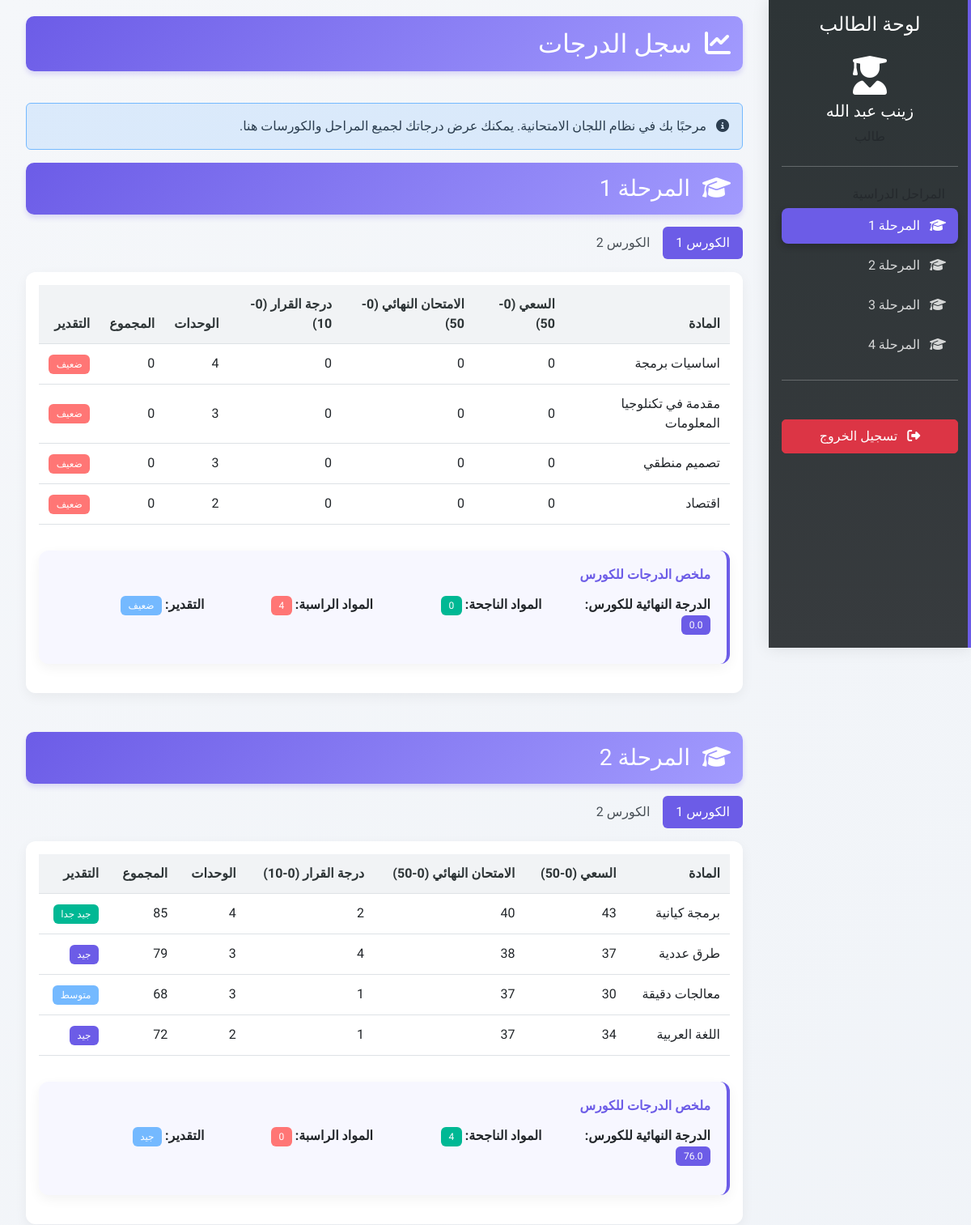
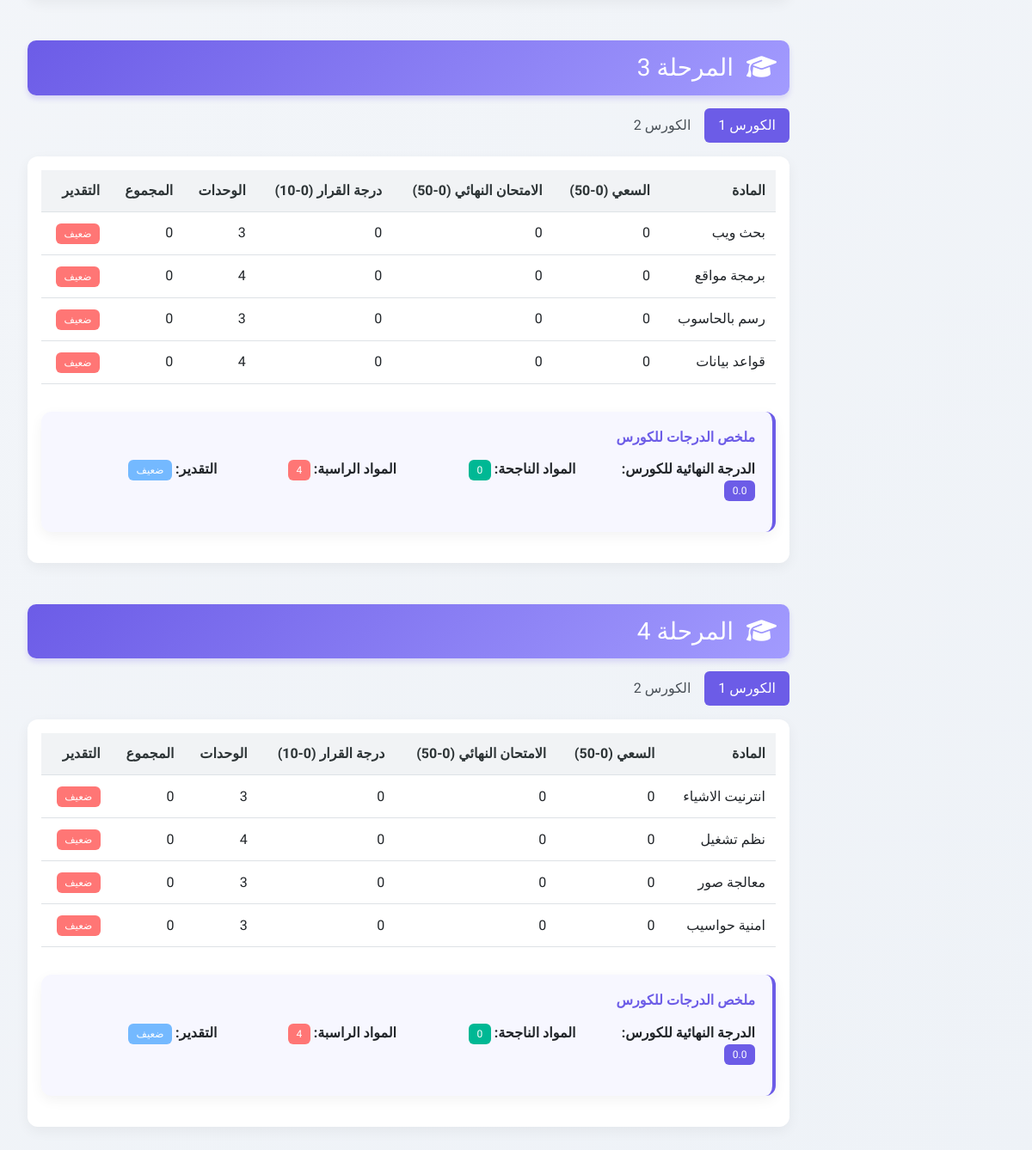
/student/dashboard (signed in), run on the app's committed database (2 pictures, top to bottom).
### app.py (models this page shows, shortened)
class User(db.Model, UserMixin):
    id = db.Column(db.Integer, primary_key=True)
    username = db.Column(db.String(100), unique=True, nullable=False)
    password_hash = db.Column(db.String(200), nullable=False)
    name = db.Column(db.String(100), nullable=False)
    user_type = db.Column(db.String(20), nullable=False)  # 'instructor' or 'student'

class Course(db.Model):
    id = db.Column(db.Integer, primary_key=True)
    name = db.Column(db.String(100), nullable=False)
    stage = db.Column(db.Integer, nullable=False)  # 1, 2, 3, or 4
    semester = db.Column(db.Integer, nullable=False)  # 1 or 2
    units = db.Column(db.Integer, nullable=False)  # between 2-8
    grades = db.relationship('Grade', backref='course', lazy=True)

class Grade(db.Model):
    id = db.Column(db.Integer, primary_key=True)
    student_id = db.Column(db.Integer, db.ForeignKey('student.id'), nullable=False)
    course_id = db.Column(db.Integer, db.ForeignKey('course.id'), nullable=False)
    coursework = db.Column(db.Integer, nullable=False, default=0)  # 0-50
    final_exam = db.Column(db.Integer, nullable=False, default=0)  # 0-50
    decision_marks = db.Column(db.Integer, nullable=False, default=0)  # 0-10
    academic_year = db.Column(db.String(20), nullable=False)
    @property
    def total(self):
        return self.coursework + self.final_exam + self.decision_marks
    @property
    def grade_evaluation(self):
        total = self.total
        if total < 50:
            return "ضعيف"
        elif total < 60:
            return "مقبول"
        elif total < 70:
            return "متوسط"
        elif total < 80:
            return "جيد"
        elif total < 90:
            return "جيد جدا"
        else:
            return "امتياز"

### app.py (the view)
@app.route('/student/dashboard')
@login_required
def student_dashboard():
    if current_user.user_type != 'student':
        flash('غير مصرح لك بالوصول إلى هذه الصفحة', 'danger')
        return redirect(url_for('login'))
    student = Student.query.filter_by(user_id=current_user.id).first()
    if not student:
        flash('لم يتم العثور على بيانات الطالب', 'danger')
        return redirect(url_for('login'))
    stages = [1, 2, 3, 4]
    semesters = [1, 2]
    all_grades = {}
    for stage in stages:
        all_grades[stage] = {}
        for semester in semesters:
            courses = Course.query.filter_by(stage=stage, semester=semester).all()
            grades = []
            for course in courses:
                grade = Grade.query.filter_by(student_id=student.id, course_id=course.id).first()
                if grade:
                    grades.append({
                        'course': course,
                        'grade': grade
                    })
            all_grades[stage][semester] = grades
    return render_template('student_dashboard.html', all_grades=all_grades, stages=stages, semesters=semesters)

### templates/student_dashboard.html (shortened to what this page needs)
{% extends "base.html" %}
{% block content %}
<div class="sidebar">
    <div class="p-3">
        <h4 class="text-center mb-4">لوحة الطالب</h4>
        <div class="text-center mb-4">
            <i class="fas fa-user-graduate fa-3x mb-2"></i>
            <h5>{{ current_user.name }}</h5>
            <p class="text-muted">طالب</p>
        </div>
        <hr>
        <h6 class="sidebar-heading px-3 mt-4 mb-2 text-muted">المراحل الدراسية</h6>
        <ul class="nav flex-column" id="stageNav">
            {% for stage in stages %}
            <li class="nav-item">
                <a class="nav-link {% if loop.first %}active{% endif %}" href="#stage{{ stage }}">
                    <i class="fas fa-graduation-cap me-2"></i>
                    المرحلة {{ stage }}
                </a>
            </li>
            {% endfor %}
        </ul>
        <hr>
        <div class="mt-5">
            <a href="{{ url_for('logout') }}" class="btn btn-danger w-100">
                <i class="fas fa-sign-out-alt me-2"></i>
                تسجيل الخروج
            </a>
        </div>
    </div>
</div>
<div class="content">
    <div class="container-fluid">
        <div class="row mb-4">
            <div class="col-md-12">
                <h2 class="stage-title fade-in">
                    <i class="fas fa-chart-line me-2"></i>
                    سجل الدرجات
                </h2>
            </div>
        </div>
        <div class="alert alert-info fade-in" role="alert">
            <i class="fas fa-info-circle me-2"></i>
            مرحبًا بك في نظام اللجان الامتحانية. يمكنك عرض درجاتك لجميع المراحل والكورسات هنا.
        </div>
        <div class="slide-in">
            {% for stage in stages %}
                <div id="stage{{ stage }}" class="mb-5">
                    <h3 class="stage-title">
                        <i class="fas fa-graduation-cap me-2"></i>
                        المرحلة {{ stage }}
                    </h3>
                    <ul class="nav nav-pills mb-3" id="pills-tab-{{ stage }}" role="tablist">
                        {% for semester in semesters %}
                            <li class="nav-item" role="presentation">
                                <button class="nav-link {% if loop.first %}active{% endif %}"
                                        id="pills-semester{{ stage }}-{{ semester }}-tab"
                                        data-bs-toggle="pill"
                                        data-bs-target="#pills-semester{{ stage }}-{{ semester }}"
                                        type="button"
                                        role="tab"
                                        aria-controls="pills-semester{{ stage }}-{{ semester }}"
                                        aria-selected="{% if loop.first %}true{% else %}false{% endif %}">
                                    الكورس {{ semester }}
                                </button>
                            </li>
                        {% endfor %}
                    </ul>
                    <div class="tab-content" id="pills-tabContent-{{ stage }}">
                        {% for semester in semesters %}
                            <div class="tab-pane fade {% if loop.first %}show active{% endif %}"
                                 id="pills-semester{{ stage }}-{{ semester }}"
                                 role="tabpanel"
                                 aria-labelledby="pills-semester{{ stage }}-{{ semester }}-tab">
                                {% if all_grades[stage][semester] %}
                                    <div class="card grade-table">
                                        <div class="card-body">
                                            <div class="table-responsive">
                                                <table class="table table-hover">
                                                    <thead>
                                                        <tr>
                                                            <th>المادة</th>
                                                            <th>السعي (0-50)</th>
                                                            <th>الامتحان النهائي (0-50)</th>
                                                            <th>درجة القرار (0-10)</th>
                                                            <th>الوحدات</th>
                                                            <th>المجموع</th>
                                                            <th>التقدير</th>
                                                        </tr>
                                                    </thead>
                                                    <tbody>
                                                        {% for item in all_grades[stage][semester] %}
                                                            <tr>
                                                                <td>{{ item.course.name }}</td>
                                                                <td>{{ item.grade.coursework }}</td>
                                                                <td>{{ item.grade.final_exam }}</td>
                                                                <td>{{ item.grade.decision_marks }}</td>
                                                                <td>{{ item.course.units }}</td>
                                                                <td>{{ item.grade.total }}</td>
                                                                <td>
                                                                    <span class="badge {% if item.grade.total < 50 %}bg-danger{% elif item.grade.total < 60 %}bg-warning{% elif item.grade.total < 70 %}bg-info{% elif item.grade.total < 80 %}bg-primary{% elif item.grade.total < 90 %}bg-success{% else %}bg-success{% endif %}">
                                                                        {{ item.grade.grade_evaluation }}
                                                                    </span>
                                                                </td>
                                                            </tr>
                                                        {% endfor %}
                                                    </tbody>
                                                </table>
                                            </div>
                                            {% set total_grades = namespace(value=0) %}
                                            {% set passed_courses = namespace(value=0) %}
                                            {% set failed_courses = namespace(value=0) %}
                                            {% for item in all_grades[stage][semester] %}
                                                {% set total_grades.value = total_grades.value + item.grade.total %}
                                                {% if item.grade.total >= 50 %}
                                                    {% set passed_courses.value = passed_courses.value + 1 %}
                                                {% else %}
                                                    {% set failed_courses.value = failed_courses.value + 1 %}
                                                {% endif %}
                                            {% endfor %}
                                            {% set average_grade = total_grades.value / all_grades[stage][semester]|length if all_grades[stage][semester]|length > 0 else 0 %}
                                            {% set overall_evaluation = '' %}
                                            {% if average_grade < 50 %}
                                                {% set overall_evaluation = 'ضعيف' %}
                                            {% elif average_grade < 60 %}
                                                {% set overall_evaluation = 'مقبول' %}
                                            {% elif average_grade < 70 %}
                                                {% set overall_evaluation = 'متوسط' %}
                                            {% elif average_grade < 80 %}
                                                {% set overall_evaluation = 'جيد' %}
                                            {% elif average_grade < 90 %}
                                                {% set overall_evaluation = 'جيد جدا' %}
                                            {% else %}
                                                {% set overall_evaluation = 'امتياز' %}
                                            {% endif %}
                                            <div class="summary-box mt-3">
                                                <h6 class="mb-3">ملخص الدرجات للكورس</h6>
                                                <div class="row">
                                                    <div class="col-md-3">
                                                        <p><strong>الدرجة النهائية للكورس:</strong> <span class="badge bg-primary">{{ average_grade|round(2) }}</span></p>
                                                    </div>
                                                    <div class="col-md-3">
                                                        <p><strong>المواد الناجحة:</strong> <span class="badge bg-success">{{ passed_courses.value }}</span></p>
                                                    </div>
                                                    <div class="col-md-3">
                                                        <p><strong>المواد الراسبة:</strong> <span class="badge bg-danger">{{ failed_courses.value }}</span></p>
                                                    </div>
                                                    <div class="col-md-3">
                                                        <p><strong>التقدير:</strong> <span class="badge bg-info">{{ overall_evaluation }}</span></p>
                                                    </div>
                                                </div>
                                            </div>
                                        </div>
                                    </div>
                                {% else %}
                                    <div class="alert alert-warning">
                                        <i class="fas fa-exclamation-circle me-2"></i>
                                        لا توجد درجات متاحة لهذا الكورس.
                                    </div>
                                {% endif %}
                            </div>
                        {% endfor %}
                    </div>
                </div>
            {% endfor %}
        </div>
    </div>
</div>
{% endblock %}

### templates/base.html (shortened to what this page needs)
<!DOCTYPE html>
<html lang="ar" dir="rtl">
<head>
    <link rel="stylesheet" href="https://cdn.jsdelivr.net/npm/bootstrap@5.3.0/dist/css/bootstrap.rtl.min.css">
    <link rel="stylesheet" href="https://cdnjs.cloudflare.com/ajax/libs/font-awesome/6.4.0/css/all.min.css">
    <link rel="stylesheet" href="{{ url_for('static', filename='css/custom.css') }}">
</head>
<body>
    {% block content %}{% endblock %}
</body>
</html>

### data on the page
User: name "زينب عبد الله"
Course: course.name "اساسيات برمجة", course.units "4"
Grade: grade.coursework "0", grade.final_exam "0", grade.decision_marks "0", grade.total "0", grade.grade_evaluation "ضعيف"
Course: course.name "مقدمة في تكنلوجيا المعلومات", course.units "3"
Grade: grade.coursework "0", grade.final_exam "0", grade.decision_marks "0", grade.total "0", grade.grade_evaluation "ضعيف"
Course: course.name "تصميم منطقي", course.units "3"
Grade: grade.coursework "0", grade.final_exam "0", grade.decision_marks "0", grade.total "0", grade.grade_evaluation "ضعيف"
Course: course.name "اقتصاد", course.units "2"
Grade: grade.coursework "0", grade.final_exam "0", grade.decision_marks "0", grade.total "0", grade.grade_evaluation "ضعيف"
Course: course.name "برمجة كيانية", course.units "4"
Grade: grade.coursework "43", grade.final_exam "40", grade.decision_marks "2", grade.total "85", grade.grade_evaluation "جيد جدا"
Course: course.name "طرق عددية", course.units "3"
Grade: grade.coursework "37", grade.final_exam "38", grade.decision_marks "4", grade.total "79", grade.grade_evaluation "جيد"
Course: course.name "معالجات دقيقة", course.units "3"
Grade: grade.coursework "30", grade.final_exam "37", grade.decision_marks "1", grade.total "68", grade.grade_evaluation "متوسط"
Course: course.name "اللغة العربية", course.units "2"
Grade: grade.coursework "34", grade.final_exam "37", grade.decision_marks "1", grade.total "72", grade.grade_evaluation "جيد"
Course: course.name "بحث ويب", course.units "3"
Grade: grade.coursework "0", grade.final_exam "0", grade.decision_marks "0", grade.total "0", grade.grade_evaluation "ضعيف"
Course: course.name "برمجة مواقع", course.units "4"
Grade: grade.coursework "0", grade.final_exam "0", grade.decision_marks "0", grade.total "0", grade.grade_evaluation "ضعيف"
Course: course.name "رسم بالحاسوب", course.units "3"
Grade: grade.coursework "0", grade.final_exam "0", grade.decision_marks "0", grade.total "0", grade.grade_evaluation "ضعيف"
Course: course.name "قواعد بيانات", course.units "4"
Grade: grade.coursework "0", grade.final_exam "0", grade.decision_marks "0", grade.total "0", grade.grade_evaluation "ضعيف"
Course: course.name "انترنيت الاشياء", course.units "3"
Grade: grade.coursework "0", grade.final_exam "0", grade.decision_marks "0", grade.total "0", grade.grade_evaluation "ضعيف"
Course: course.name "نظم تشغيل", course.units "4"
Grade: grade.coursework "0", grade.final_exam "0", grade.decision_marks "0", grade.total "0", grade.grade_evaluation "ضعيف"
Course: course.name "معالجة صور", course.units "3"
Grade: grade.coursework "0", grade.final_exam "0", grade.decision_marks "0", grade.total "0", grade.grade_evaluation "ضعيف"
Course: course.name "امنية حواسيب", course.units "3"
Grade: grade.coursework "0", grade.final_exam "0", grade.decision_marks "0", grade.total "0", grade.grade_evaluation "ضعيف"

### other printed values
{{ stage }} "1" "2" "3" "4"
{{ semester }} "1" "2" "1" "2" "1" "2" "1" "2"
{{ average_grade|round(2) }} "0.0" "76.0" "0.0" "0.0"
{{ passed_courses.value }} "0" "4" "0" "0"
{{ failed_courses.value }} "4" "0" "4" "4"
{{ overall_evaluation }} "ضعيف" "جيد" "ضعيف" "ضعيف"
